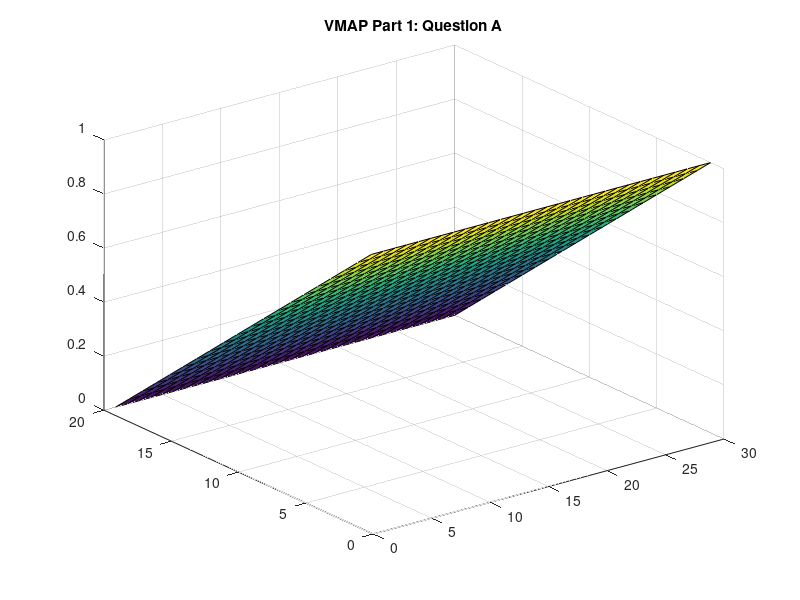
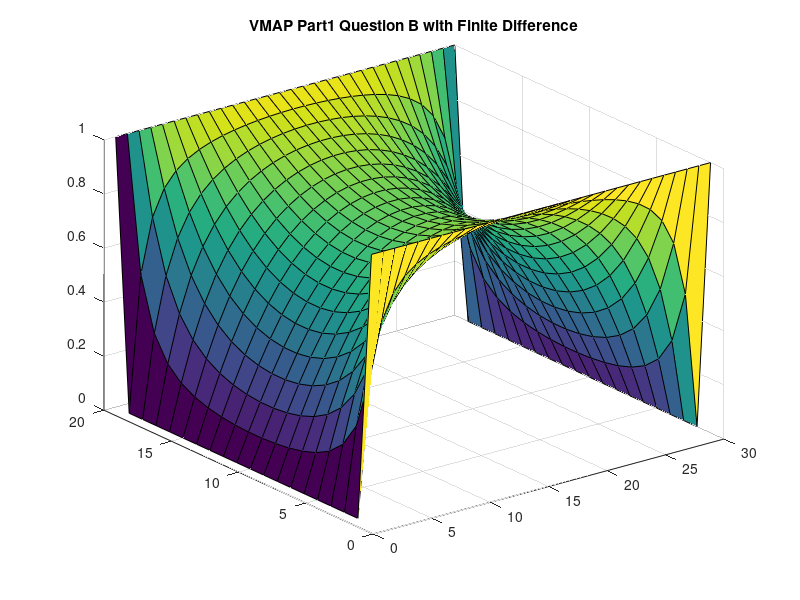
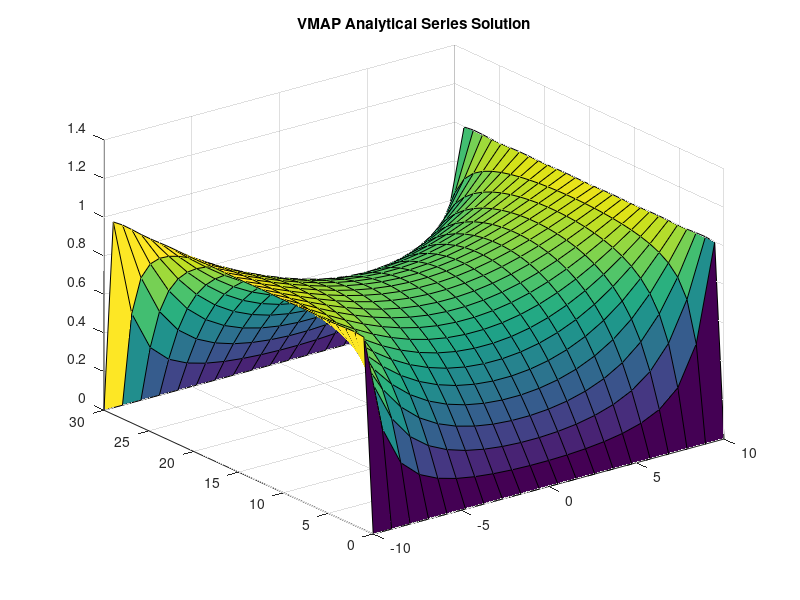

The MATLAB script that drew these images, in order:
%%Assignment 2: Part 1
%Laplace equations will be solved in this part using finite difference.
%% Part 1: Question A
%First section of this part will solve for the voltage across a frame where
%one boundary is set to a fixed 1 volt and the opposing edge of the frame
%is set to a fixed 0 volts. This problem was solved in an earlier PA
%session using an iteration method. 

clc

%Set dimensions of frame (frame ratio is L/W = 3/2)
L=30;
ny=L;
nx=2*L/3;

%Fixed Voltage will be 1 volt
vx=1;

%Create G matrix. Each row of this matrix corresponds to a single element
%in the physical matrix (think iteration method approach). However the rest
%of the row corresponds to every other element in the physical matrix with
%respect to the identified point.
G=sparse(nx*ny,nx*ny);

%Boundary Conditions
v=zeros(1,nx*ny);

%Construct G matrix, go up each column from point (0,0), then move over to
%next column. Continue till you reach final element at the top right of matrix
%with a position of(nx,ny) in the nx*ny position.
for i=1:nx
   
    for j = 1:ny
       
        n=j+(i-1)*ny;      
       
        if(i==1) 
           G(n,:)=0;
           G(n,n)=1;
           v(n)=vx;
       
        elseif(i==nx)
           G(n,:)=0;
           G(n,n)=1;
           v(n)=0;
       
        elseif(j==1)
            G(n,:)=0;
            G(n,n)=-3;
            G(n,n+1)=1;
            G(n,n-ny)=1;
            G(n,n+ny)=1;
      
       elseif(j==ny)
            G(n,:)=0;
            G(n,n)=-3;
            G(n,n-1)=1;
            G(n,n-ny)=1;
            G(n,n+ny)=1;
       
        else
            G(n,:)=0;
            G(n,n)=-4;
            G(n,n-1)=1;
            G(n,n+1)=1;
            G(n,n-ny)=1;
            G(n,n+ny)=1;
       
        end
        
    end
end
temp=G\v';

%Backmap 'temp' vector into a physical matrix called vmap, same element-by-
%element approach as what was used in the g-matrix construction.

vmap=zeros(nx,ny);

for i=1:nx
    
    for j=1:ny
         
        n=j+(i-1)*ny;
        vmap(i,j)=temp(n);   
        
    end
end

%Part 1: Question A Plot
figure(1)
surf(vmap)
title("VMAP Part 1: Question A")


%% Part 1: Question B - Finite Difference 
%This section of part 1 is similar to question A except now the two edges
%that weren't fixed in question A are now fixed at 0. The two boundaries
%that were fixed in question A are now both equal to 1 volt. The finite
%difference approach was used again. This problem was also solved in a PA
%using the iteration method.

%Size of frame
L=30;
ny=L;
nx=2*L/3;

%Fixed voltage value
vx=1;

%Generate the size of frame 
G=sparse(nx*ny,nx*ny);
v=zeros(1,nx*ny);

for i=1:nx
   for j = 1:ny
       n=j+(i-1)*ny;  
       
       if(i==1)
           G(n,:)=0;
           G(n,n)=1;
           v(n)=vx;
           
       elseif(i==nx)
           G(n,:)=0;
           G(n,n)=1;
           v(n)=vx;
           
       elseif(j==1)
           G(n,:)=0;
           G(n,n)=1;
           
       elseif(j==ny)
           G(n,:)=0;
           G(n,n)=1;
           
       else
            G(n,:)=0;
            G(n,n)=-4;
            G(n,n-1)=1;
            G(n,n+1)=1;
            G(n,n-ny)=1;
            G(n,n+ny)=1;
            
       end
   end
end

temp=G\v';

%Backmap the 'temp' vector into the physical matrix. 
vmap=zeros(nx,ny);
for i=1:nx
    
    for j=1:ny
         n=j+(i-1)*ny;
         vmap(i,j)=temp(n);  
         
    end
end

%Plot of Part 1 Question B (Finite Difference Approach)
figure(2)
surf(vmap)
title("VMAP Part1 Question B with Finite Difference")

%% Part 1: Question B - Analytical Series Solution

physical=zeros(30,20);
a=30;
b=10;%Half of the width of frame

x=linspace(-10,10,20);
y=linspace(0,30,30);
[xx,yy]=meshgrid(x,y);

%Part 1 Question C Plot
figure(3)
for n=1:2:650
    physical=(physical+(cosh(n*pi*xx/a).*sin(n*pi*yy/a))./(n*cosh(n*pi*b/a)));
    
    %Plot simulation as it converges to a solution
    surf(x,y,(4*vx/pi)*physical) 
    title("VMAP Analytical Series Solution")
    pause(0.01)
    
end

%Only 650 iterations could be performed. After this number of iterations
%MATLAB is no longer capable of accuratly calculating the 'cosh' in the denominator
%and distorts the solution.

%% Summary:
%The first part of this problem worked succesfully. As expected the voltage
%increased linearly from 0 volt on one boundary to 1 volt on the opposing
%edge.
%
%The second question was simulated properly. Since each boundary was fixed,
%the final simulation was very different than what was seen in question 'a'.
%As a result the simulation produced a plot with a saddle point (local max
%in one direction and a local min in other direction) at the centre. This was
%also observed using the iteration approach in the PA session
%
%The analytical solution converged to a solution that was very similar to
%what was seen using the finite difference approach. However the
%coordinates had to be adjusted. Instead of spanning from 0 to 20, the
%solution spanned from -10 to +10 along the x-axis. The finite difference 
%approach could require a greater amount of memory however it is computed
%extrememely quickly. Both of these approaches are far superior to using
%the iteration method (used in the PA session). 
